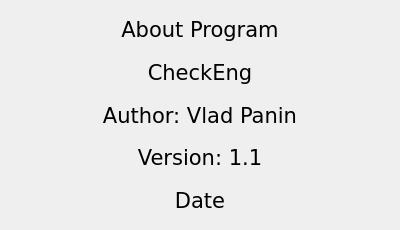
<?xml version="1.0" encoding="UTF-8"?>
<ui version="4.0">
 <class>About</class>
 <widget class="QDialog" name="About">
  <property name="geometry">
   <rect>
    <x>0</x>
    <y>0</y>
    <width>400</width>
    <height>230</height>
   </rect>
  </property>
  <property name="sizePolicy">
   <sizepolicy hsizetype="Fixed" vsizetype="Fixed">
    <horstretch>0</horstretch>
    <verstretch>0</verstretch>
   </sizepolicy>
  </property>
  <property name="minimumSize">
   <size>
    <width>400</width>
    <height>230</height>
   </size>
  </property>
  <property name="maximumSize">
   <size>
    <width>400</width>
    <height>230</height>
   </size>
  </property>
  <property name="baseSize">
   <size>
    <width>400</width>
    <height>230</height>
   </size>
  </property>
  <property name="font">
   <font>
    <family>DejaVu Sans</family>
    <pointsize>14</pointsize>
    <weight>50</weight>
    <bold>false</bold>
   </font>
  </property>
  <property name="windowTitle">
   <string notr="true">About</string>
  </property>
  <property name="styleSheet">
   <string notr="true"/>
  </property>
  <layout class="QVBoxLayout" name="verticalLayout">
   <item>
    <widget class="QLabel" name="about">
     <property name="font">
      <font>
       <family>DejaVu Sans</family>
       <pointsize>16</pointsize>
       <weight>50</weight>
       <bold>false</bold>
      </font>
     </property>
     <property name="text">
      <string>About Program</string>
     </property>
     <property name="alignment">
      <set>Qt::AlignCenter</set>
     </property>
    </widget>
   </item>
   <item>
    <widget class="QLabel" name="productname">
     <property name="font">
      <font>
       <family>DejaVu Sans</family>
       <pointsize>16</pointsize>
       <weight>50</weight>
       <bold>false</bold>
      </font>
     </property>
     <property name="text">
      <string>CheckEng</string>
     </property>
     <property name="alignment">
      <set>Qt::AlignCenter</set>
     </property>
    </widget>
   </item>
   <item>
    <widget class="QLabel" name="author">
     <property name="font">
      <font>
       <family>DejaVu Sans</family>
       <pointsize>16</pointsize>
       <weight>50</weight>
       <bold>false</bold>
      </font>
     </property>
     <property name="text">
      <string>Author: Vlad Panin</string>
     </property>
     <property name="alignment">
      <set>Qt::AlignCenter</set>
     </property>
    </widget>
   </item>
   <item>
    <widget class="QLabel" name="version">
     <property name="font">
      <font>
       <family>DejaVu Sans</family>
       <pointsize>16</pointsize>
       <weight>50</weight>
       <bold>false</bold>
      </font>
     </property>
     <property name="text">
      <string>Version: 1.1</string>
     </property>
     <property name="alignment">
      <set>Qt::AlignCenter</set>
     </property>
    </widget>
   </item>
   <item>
    <widget class="QLabel" name="date">
     <property name="font">
      <font>
       <family>DejaVu Sans</family>
       <pointsize>16</pointsize>
       <weight>50</weight>
       <bold>false</bold>
      </font>
     </property>
     <property name="text">
      <string>Date</string>
     </property>
     <property name="alignment">
      <set>Qt::AlignCenter</set>
     </property>
    </widget>
   </item>
  </layout>
 </widget>
 <resources/>
 <connections/>
</ui>
